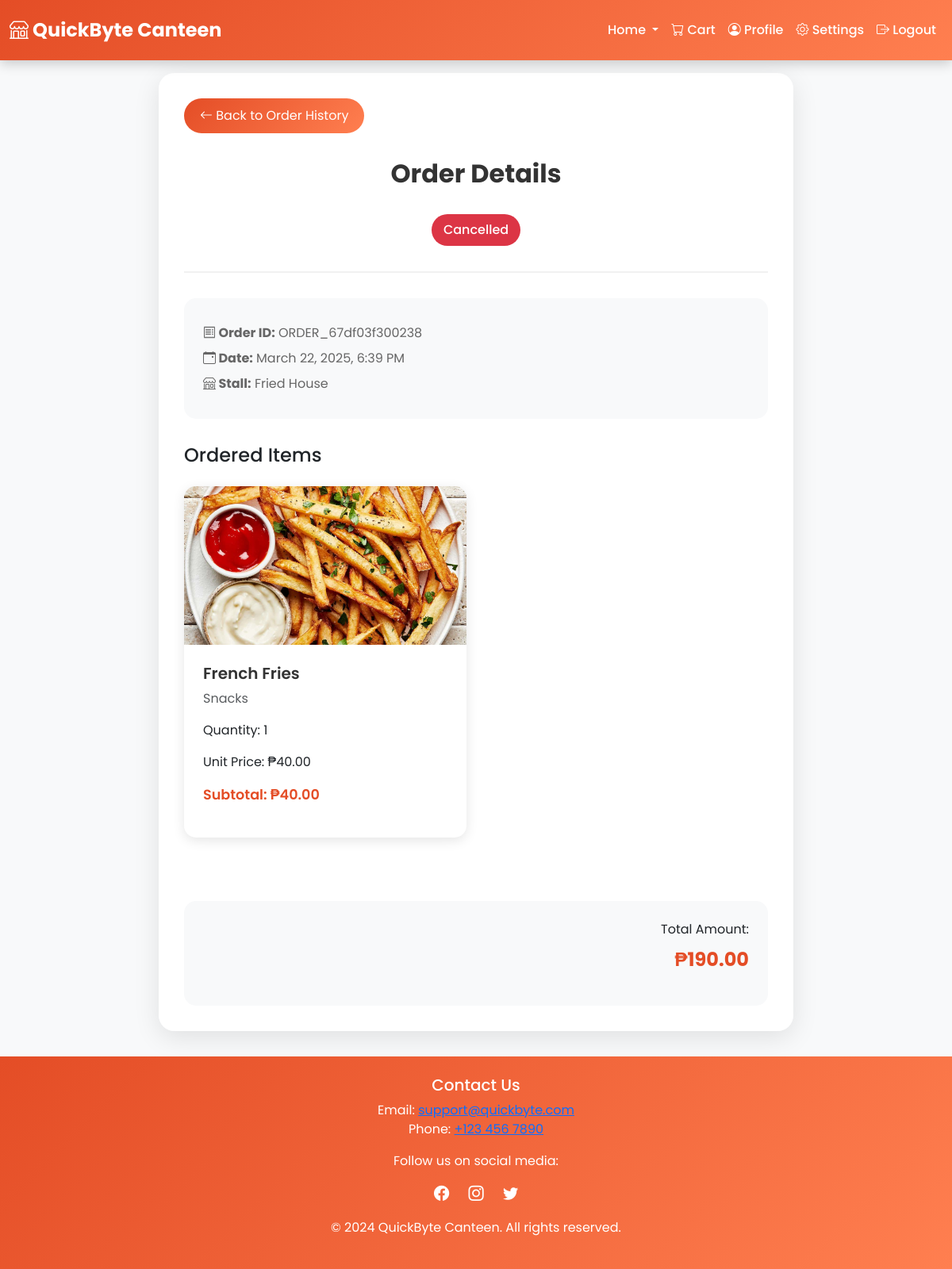
Screenshot of /user/view_details.php?order_id=ORDER_67df03f300238 (signed in) with the database file from the repository.
### tables this page shows
CREATE TABLE IF NOT EXISTS `orders` (
  `order_id` varchar(50) NOT NULL,
  `user_id` int(11) NOT NULL,
  `stall_id` int(11) NOT NULL,
  `total_price` decimal(10,2) NOT NULL,
  `order_date` timestamp NOT NULL DEFAULT current_timestamp(),
  `order_status` enum('Pending','Completed','Cancelled','Ready for Pickup','Partially Completed','Preparing') DEFAULT 'Pending',
  PRIMARY KEY (`order_id`),
  KEY `user_id` (`user_id`),
  KEY `connect_stall` (`stall_id`)
);

CREATE TABLE IF NOT EXISTS `stalls` (
  `stall_id` int(11) NOT NULL AUTO_INCREMENT,
  `stall_name` varchar(100) NOT NULL,
  `description` text DEFAULT NULL,
  `image_path` varchar(255) NOT NULL DEFAULT 'default_stall.jpg',
  `status` enum('Open','Closed','','') NOT NULL,
  `created_at` timestamp NOT NULL DEFAULT current_timestamp(),
  PRIMARY KEY (`stall_id`)
);

CREATE TABLE IF NOT EXISTS `order_details` (
  `order_detail_id` int(11) NOT NULL AUTO_INCREMENT,
  `order_id` varchar(50) NOT NULL,
  `item_id` int(11) NOT NULL,
  `quantity` int(11) NOT NULL,
  `subtotal` decimal(10,2) NOT NULL,
  `unit_price` decimal(10,2) NOT NULL,
  `status` enum('Preparing','Ready','Cancelled','') NOT NULL,
  PRIMARY KEY (`order_detail_id`),
  KEY `order_id` (`order_id`),
  KEY `fk_orderdetails_menuitems` (`item_id`)
);

CREATE TABLE IF NOT EXISTS `menu_items` (
  `item_id` int(11) NOT NULL AUTO_INCREMENT,
  `name` varchar(100) NOT NULL,
  `price` decimal(10,2) NOT NULL,
  `category` enum('Snacks','Drinks','Meals') NOT NULL,
  `availability` enum('Available','Out Of Stock') DEFAULT 'Out Of Stock',
  `image_path` varchar(255) NOT NULL DEFAULT 'default.jpg',
  `stall_id` int(11) NOT NULL,
  `description` text DEFAULT NULL,
  PRIMARY KEY (`item_id`),
  KEY `stall_id` (`stall_id`)
);

### user/view_details.php (the view, shortened to what this page needs)
<?php
include '../config.php';
$order_id = $_GET['order_id'];
$user_id = $_SESSION['user_id'];
$sql_order = "SELECT order_id, total_price, order_status, order_date, stall_id FROM orders WHERE order_id = ? AND user_id = ?";
$stmt_order = $con->prepare($sql_order);
$stmt_order->bind_param("si", $order_id, $user_id);
$stmt_order->execute();
$result_order = $stmt_order->get_result();
$order = $result_order->fetch_assoc();
$sql_stall = "SELECT stall_name, description FROM stalls WHERE stall_id = ?";
$stmt_stall = $con->prepare($sql_stall);
$stmt_stall->bind_param("i", $order['stall_id']);
$stmt_stall->execute();
$result_stall = $stmt_stall->get_result();
$stall = $result_stall->fetch_assoc();
$sql_items = "SELECT m.item_id, m.name AS product_name, m.category, m.image_path, od.quantity, od.unit_price, od.subtotal
              FROM order_details od
              JOIN menu_items m ON od.item_id = m.item_id
              WHERE od.order_id = ?";
$stmt_items = $con->prepare($sql_items);
$stmt_items->bind_param("s", $order_id);
$stmt_items->execute();
$result_items = $stmt_items->get_result();
$order_items = $result_items->fetch_all(MYSQLI_ASSOC);
$order_date = date('F j, Y, g:i A', strtotime($order['order_date']));
?>
<!DOCTYPE html>
<html lang="en">
<head>
    <link rel="stylesheet" href="https://cdn.jsdelivr.net/npm/bootstrap@5.3.0-alpha1/dist/css/bootstrap.min.css">
    <link rel="stylesheet" href="https://cdn.jsdelivr.net/npm/bootstrap-icons@1.11.3/font/bootstrap-icons.min.css">
</head>
<body>
    <nav class="navbar navbar-expand-lg navbar-dark fixed-top">
        <div class="container-fluid">
            <a class="navbar-brand" href="index.php"><i class="bi bi-shop"></i> QuickByte Canteen</a>
            <div class="collapse navbar-collapse" id="navbarNav">
                <ul class="navbar-nav ms-auto">
                    <li class="nav-item dropdown">
                        <a class="nav-link dropdown-toggle" href="#" id="navbarDropdown" role="button"
                           data-bs-toggle="dropdown" aria-expanded="false">
                            Home
                        </a>
                    </li>
                    <li class="nav-item">
                        <a class="nav-link" href="cart.php"><i class="bi bi-cart"></i> Cart</a>
                    </li>
                    <li class="nav-item">
                        <a class="nav-link" href="user_profile.php"><i class="bi bi-person-circle"></i> Profile</a>
                    </li>
                    <li class="nav-item">
                        <a class="nav-link" href="settings.php"><i class="bi bi-gear"></i> Settings</a>
                    </li>
                    <li class="nav-item">
                        <a class="nav-link" href="../auth/logout.php"><i class="bi bi-box-arrow-right"></i> Logout</a>
                    </li>
                </ul>
            </div>
        </div>
    </nav>
    <div class="container">
        <div class="order-details-container">
            <a href="order_history.php" class="back-btn">
                <i class="bi bi-arrow-left"></i> Back to Order History
            </a>
            <div class="order-header">
                <h2>Order Details</h2>
                <div class="order-status status-<?php echo strtolower($order['order_status']); ?>">
                    <?php echo htmlspecialchars($order['order_status']); ?>
                </div>
            </div>
            <div class="order-info">
                <p><strong><i class="bi bi-receipt"></i> Order ID:</strong> <?php echo htmlspecialchars($order['order_id']); ?></p>
                <p><strong><i class="bi bi-calendar-event"></i> Date:</strong> <?php echo $order_date; ?></p>
                <?php if ($stall): ?>
                    <p><strong><i class="bi bi-shop"></i> Stall:</strong> <?php echo htmlspecialchars($stall['stall_name']); ?></p>
                <?php endif; ?>
            </div>
            <div class="order-items">
                <h4 class="mb-4">Ordered Items</h4>
                <div class="row">
                    <?php if (!empty($order_items)): ?>
                        <?php foreach ($order_items as $item): ?>
                            <?php
                            $image_path = !empty($item['image_path'])
                                ? htmlspecialchars(str_replace("../../", "../", $item['image_path']))
                                : '../assets/images/default-food.jpg';
                            ?>
                            <div class="col-md-6 mb-4">
                                <div class="item-card">
                                    <img src="<?php echo $image_path; ?>"
                                         alt="<?php echo htmlspecialchars($item['product_name']); ?>"
                                         class="item-image">
                                    <div class="item-details">
                                        <h5><?php echo htmlspecialchars($item['product_name']); ?></h5>
                                        <p class="text-muted"><?php echo htmlspecialchars($item['category']); ?></p>
                                        <p>Quantity: <?php echo $item['quantity']; ?></p>
                                        <p>Unit Price: ₱<?php echo number_format($item['unit_price'], 2); ?></p>
                                        <p class="item-price">Subtotal: ₱<?php echo number_format($item['subtotal'], 2); ?></p>
                                    </div>
                                </div>
                            </div>
                        <?php endforeach; ?>
                    <?php else: ?>
                        <div class="col-12">
                            <p class="text-center">No items found for this order.</p>
                        </div>
                    <?php endif; ?>
                </div>
            </div>
            <div class="total-section text-end">
                <p class="mb-2">Total Amount:</p>
                <p class="total-amount">₱<?php echo number_format($order['total_price'], 2); ?></p>
            </div>
        </div>
    </div>
    <footer>
        <div class="container">
            <h5>Contact Us</h5>
            <p>
                Email: <a href="mailto:support@quickbyte.com">support@quickbyte.com</a><br>
                Phone: <a href="tel:+1234567890">+123 456 7890</a>
            </p>
            <p>Follow us on social media:</p>
            <div class="social-icons">
                <a href="#"><i class="bi bi-facebook"></i></a>
                <a href="#"><i class="bi bi-instagram"></i></a>
                <a href="#"><i class="bi bi-twitter"></i></a>
            </div>
            <p>&copy; 2024 QuickByte Canteen. All rights reserved.</p>
        </div>
    </footer>
</body>
</html>

### user/view_details.php (style rules this page uses)
body { font-family: 'Poppins', sans-serif; background: #f8f9fa; min-height: 100vh; display: flex; flex-direction: column; padding-top: 60px; }
.navbar { background: linear-gradient(135deg, #e44d26, #ff7f50); box-shadow: 0 4px 15px rgba(0,0,0,0.2); padding: 15px 0; }
.navbar-brand { font-weight: bold; font-size: 1.5rem; color: white !important; }
.nav-link { font-weight: 500; transition: all 0.3s ease; color: white !important; }
.order-details-container { background: rgba(255,255,255,0.95); border-radius: 20px; box-shadow: 0 8px 32px rgba(0,0,0,0.1); padding: 2rem; margin: 2rem auto; max-width: 800px; }
.order-header { text-align: center; margin-bottom: 2rem; padding-bottom: 1rem; border-bottom: 2px solid #f1f1f1; }
.order-header h2 { font-size: 2rem; font-weight: 700; color: #333; margin-bottom: 1rem; }
.back-btn { background: linear-gradient(135deg, #e44d26, #ff7f50); color: white; padding: 10px 20px; border-radius: 25px; text-decoration: none; display: inline-block; margin-bottom: 2rem; transition: all 0.3s ease; }
.order-status { display: inline-block; padding: 8px 15px; border-radius: 20px; font-weight: 500; margin: 1rem 0; }
.status-cancelled { background: #dc3545; color: #fff; }
.order-info { background: #f8f9fa; padding: 1.5rem; border-radius: 15px; margin-bottom: 2rem; }
.order-info p { margin: 0.5rem 0; color: #666; }
.order-items { margin-top: 2rem; }
.item-card { background: #fff; border-radius: 15px; box-shadow: 0 4px 15px rgba(0,0,0,0.1); margin-bottom: 1.5rem; overflow: hidden; transition: all 0.3s ease; }
.item-image { width: 100%; height: 200px; object-fit: cover; }
.item-details { padding: 1.5rem; }
.item-details h5 { font-weight: 600; color: #333; margin-bottom: 0.5rem; }
.item-price { color: #e44d26; font-weight: 600; font-size: 1.1rem; }
.total-section { background: #f8f9fa; padding: 1.5rem; border-radius: 15px; margin-top: 2rem; }
.total-amount { font-size: 1.5rem; font-weight: 700; color: #e44d26; }
footer { background: linear-gradient(135deg, #e44d26, #ff7f50); color: white; text-align: center; padding: 1.5rem 0; margin-top: auto; }
.social-icons { margin: 1rem 0; }
.social-icons a { color: white; margin: 0 10px; font-size: 1.2rem; transition: opacity 0.3s ease; }

### rows the page displays
orders: order_status "Cancelled", order_id "ORDER_67df03f300238", order_date "March 22, 2025, 6:39 PM", total_price "190.00"
stalls: stall_name "Fried House"
order_details: item.image_path (picture), item.name "French Fries", item.category "Snacks", quantity "1", unit_price "40.00", subtotal "40.00"
